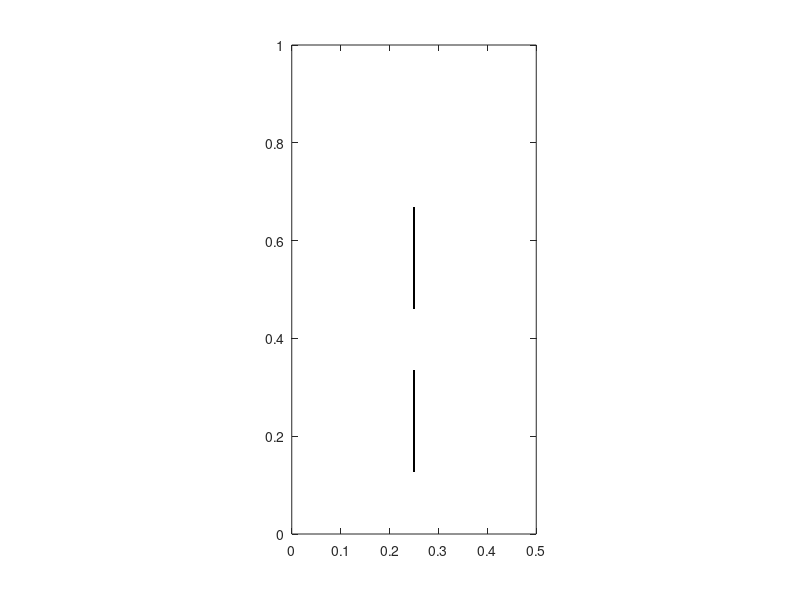

The MATLAB source for this figure: (Note: this script raises an error after producing the figure.)
%% Immersed Boundary Method, 2D
% Flexible filament; prescribe motion rather than force

%% Initialize Parameter
clear
global Lx Ly Nx Ny Ks Kb Kt rho M mu g dt;
global h ipx ipy imx imy Nb ds kp km;
global a;
movie_or_not = 0; % whether export movie; 1->yes; 0->no.

% Global parameters
Lx = 0.5; % x size
Ly = 1; % y size
Nx = 64; % x mesh size
Ny = Nx/Lx*Ly; % y mesh size
Ks = 1e5; % stretch coefficient
Kb = 1e-2; % bending rigidity
Kt = 1e5; % between massless and massive filament
rho = 1; % fluid density
% M = 1; % filament density
mu = 1e-2; % fluid viscosity
g = 0; % gravity
tmax = 1; % time range
dt = 1e-6; % discretize time
clockmax = ceil(tmax/dt);

% Mesh
h = Lx/Nx; % grid size
ipx = [(2:Nx),1];
ipy = [(2:Ny),1];
imx = [Nx,(1:(Nx-1))];
imy = [Ny,(1:(Ny-1))];

% parameters specific for this code: filament.
L = 0.2; % length of the filament
Nb = ceil(L/(h/2))+1; 
ds = h/2;
kp = [(2:Nb),1];
km = [Nb,(1:(Nb-1))];
M = ones(Nb,1)/100;
M(1:2) = 1;
% Kb = ones(Nb,1)/100;
% Kb(1:10) = 1;
ZX1 = Lx/2; % fixed point; first point of the filament
ZY1 = 2*Ly/3; % Y
ZX2 = Lx/2;
ZY2 = Ly/3;
alpha = -pi/2; % initial tilted angle; -pi/2 -> vertical down
Af = 0.05;
thetaf = pi/6;
T = 0.05;

% parameters specific for flow field.
u0 = -0.0; % initial uniform flow field velocity
dvorticity = 30; % delta vorticity, used to plot vorticity field
values= [(-100*dvorticity):dvorticity:(-1*dvorticity), ...
    (1*dvorticity):dvorticity:(100*dvorticity)];

if movie_or_not == 1
    video = VideoWriter('twoswimmer_May6t0.mp4','MPEG-4');
    video.FrameRate = 30;
    open(video);
end

%% Initialize Boundary and Flow Field
% generate a filament
X1 = zeros(Nb,2); % Boundary points
X1(:,1) = ZX1 + ds*(0:(Nb-1))*cos(alpha);
X1(:,2) = ZY1 + ds*(0:(Nb-1))*sin(alpha);
Y1 = X1; % Massive boundary
Z1 = [ZX1 ZY1]; % Fix the first point;
V1 = zeros(Nb,2);

X2 = zeros(Nb,2);
X2(:,1) = ZX2 + ds*(0:(Nb-1))*cos(alpha);
X2(:,2) = ZY2 + ds*(0:(Nb-1))*sin(alpha);
Y2 = X2; % Massive boundary
Z2 = [ZX2 ZY2]; % Fix the first point;
V2 = zeros(Nb,2);
% Coordinates, [0 h 2h ... L-h]
% Matrix index, (1 2 ... N)

% velocity of fluid flow
u=zeros(Nx,Ny,2);
[y,x] = meshgrid(0:h:Ly-h,0:h:Lx-h);
% u(:,:,2) = sin(2*pi*x/(Ly));
u(:,:,2) = u0;

% vorticity: v_x - u_y; contour plot vorticity.
vorticity=(u(ipx,:,2)-u(imx,:,2)-u(:,ipy,1)+u(:,imy,1))/(2*h);
% dvorticity=(max(max(vorticity))-min(min(vorticity)))/5;
% values= (-10*dvorticity):dvorticity:(10*dvorticity);
% valminmax=[min(values),max(values)];

figure('Position', [1 1 round(1000*Lx) round(1000*Ly)])
% set(gcf,'double','on');
% contour(x,y,vorticity,values);
contour(x,y,vorticity)
hold on
plot(X1(:,1),X1(:,2),'k.');
plot(X2(:,1),X2(:,2),'k.');
axis([0,Lx,0,Ly]);
% caxis(valminmax);
axis equal
axis manual
drawnow;
if movie_or_not == 1
    writeVideo(video,getframe(gcf));
end
hold off

%% 4D matrix, fluid solver
a = zeros(Nx,Ny,2,2); a(:,:,1,1) = ones(Nx,Ny); a(:,:,2,2) = ones(Nx,Ny);
for m1=0:(Nx-1)
  for m2=0:(Ny-1)
    if~(((m1==0)||(m1==Nx/2))&&((m2==0)||(m2==Ny/2)))
      t=[2*pi/Nx;2*pi/Ny].*[m1;m2];
      s=sin(t);
      ss=(s*s')/(s'*s);
%     a(m1+1,m2+1,:,:)=a(m1+1,m2+1,:,:)-(s*s')/(s'*s);
      a(m1+1,m2+1,1,1)=a(m1+1,m2+1,1,1)-ss(1,1);
      a(m1+1,m2+1,1,2)=a(m1+1,m2+1,1,2)-ss(1,2);
      a(m1+1,m2+1,2,1)=a(m1+1,m2+1,2,1)-ss(2,1);
      a(m1+1,m2+1,2,2)=a(m1+1,m2+1,2,2)-ss(2,2);
    end
  end
end
for m1=0:(Nx-1)
  for m2=0:(Ny-1)
    t=[pi/Nx;pi/Ny].*[m1;m2];
    s=sin(t);
    a(m1+1,m2+1,:,:)=a(m1+1,m2+1,:,:)...
                    /(1+(dt/2)*(mu/rho)*(4/(h*h))*(s'*s));
  end
end

%% Calculation
for clock=1:clockmax
  Z1(1) = ZX1 + Af*sin(2*pi*clock*dt/T);
  Z2(1) = ZX2 + Af*sin(2*pi*clock*dt/T);
  THETA = -thetaf*cos(2*pi*clock*dt/T) + alpha;
  XX1 = X1 + (dt/2)*interp(u,X1);
  XX2 = X2 + (dt/2)*interp(u,X2);
  YY1 = Y1 + (dt/2)*V1;
  YY2 = Y2 + (dt/2)*V2;
  FF1 = ForceMagSwimmer(XX1,YY1,Z1,THETA);
  FF2 = ForceMagSwimmer(XX2,YY2,Z2,THETA);
  ff = spread_Filament(FF1,XX1) + spread_Filament(FF2,XX2);
  [u,uu] = fluid(u,ff);
  FF1 = Kt*(YY1-XX1);
  FF2 = Kt*(YY2-XX2);
  VV1 = V1 + (-FF1)*(dt/2)./M;
  VV2 = V2 + (-FF2)*(dt/2)./M;
  X1 = X1 + dt*interp(uu,XX1);
  X2 = X2 + dt*interp(uu,XX2);
  Y1 = Y1 + dt*VV1;
  Y2 = Y2 + dt*VV2;
  V1 = V1 + (-FF1)*dt./M;
  V2 = V2 + (-FF2)*dt./M;
  
  % Animation
  if mod(clock,1000)==0
      vorticity=(u(ipx,:,2)-u(imx,:,2)-u(:,ipy,1)+u(:,imy,1))/(2*h);
      disp(max(max(vorticity))-min(min(vorticity)));
      contour(x,y,vorticity,values)
      colormap cool
      hold on
      plot(mod(X1(:,1),Lx),mod(X1(:,2),Ly),'k.')
      plot(mod(X2(:,1),Lx),mod(X2(:,2),Ly),'k.')
      hold on
      plot(ZX1, ZY1,'ro')
      plot(ZX2, ZY2,'ro')
      plot(mod(X1(1,1),Lx),mod(X1(1,2),Ly),'rx')
      plot(mod(X2(1,1),Lx),mod(X2(1,2),Ly),'rx')
      axis([0,Lx,0,Ly])
%       caxis(valminmax)
      axis equal
      axis manual
      title(['time = ',num2str(clock*dt)])
      drawnow
      hold off
      if movie_or_not == 1
        writeVideo(video,getframe(gcf));
      end
      disp(clock*dt);
%       save(['filament/Apr25t7/Apr25t7_',num2str(clock/1000)]);
  end
end
%%
if movie_or_not == 1
    close(video);
end
